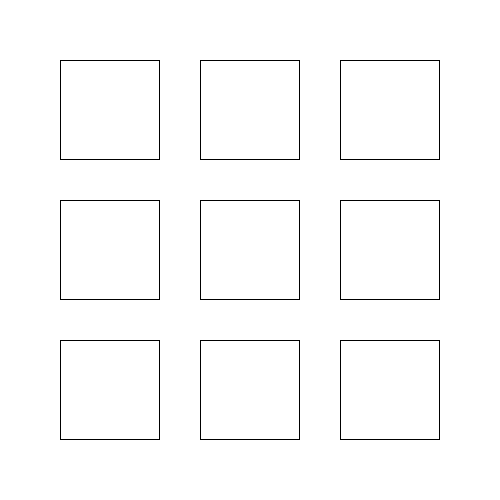
Frame 1 (no input)
Frame 60 (the mouse pressed at the canvas centre just before this capture): identical to frame 1, image omitted
Frame 120 (the mouse held since frame 60 and released just before this capture): identical to frame 1, image omitted

The Processing sketch that drew this single still picture (run headless with seeded random() and noise(); from frame 60 on, the mouse is pressed at the canvas centre):

// Processing sketch: inscribed_circle
// ── inscribed_circle.pde
int OPT = 1;
boolean debug = false;

void setup() {
   size(500, 500);
   background(255);
}

void draw() {
   
   if (debug) {
     rect(40, 40, 420, 420); 
     
     line(140+40, 0, 140+40, 500);
     line(140+140+40, 0, 140+140+40, 500);
     
     line(0, 140+40, 500, 140+40);
     line(0, 140+140+40, 500, 140+140+40);
   }
   
   translate(40, 40);
   for (int i=0; i<3; i++) {
     for(int j=0; j<3; j++) {
       pushMatrix();
       translate(140*j, 140*i);
       //rect(20, 20, 100, 100);
       if (debug)
         ellipse(70, 70, 140, 140);
       rect((140-70*sqrt(2))/2,(140-70*sqrt(2))/2, 70*sqrt(2), 70*sqrt(2));
       popMatrix();
     } 
   }
 
   
}
